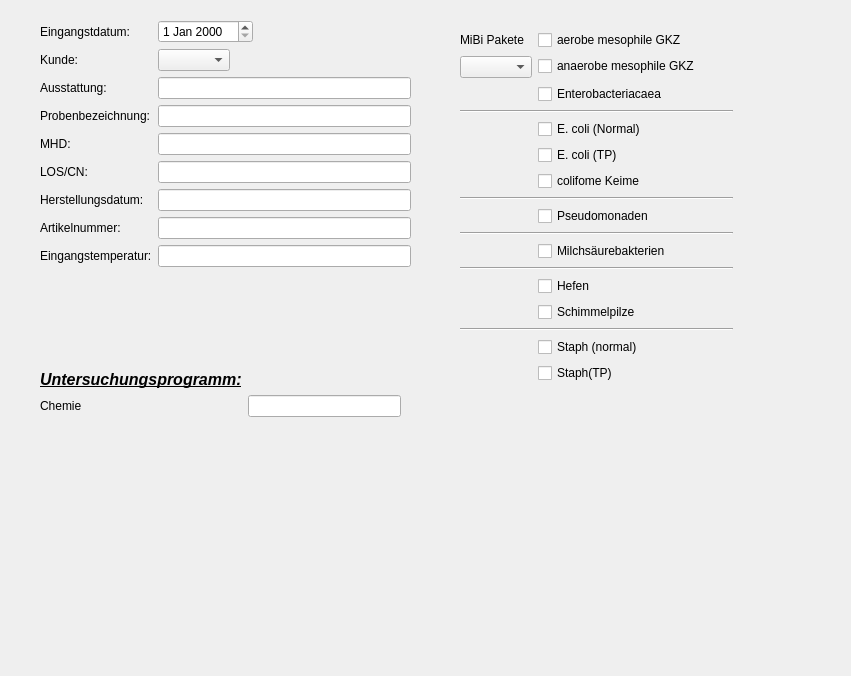
<?xml version="1.0" encoding="UTF-8"?>
<ui version="4.0">
 <class>Dialog</class>
 <widget class="QDialog" name="Dialog">
  <property name="geometry">
   <rect>
    <x>0</x>
    <y>0</y>
    <width>851</width>
    <height>676</height>
   </rect>
  </property>
  <property name="windowTitle">
   <string>Dialog</string>
  </property>
  <widget class="QWidget" name="formLayoutWidget">
   <property name="geometry">
    <rect>
     <x>40</x>
     <y>20</y>
     <width>371</width>
     <height>338</height>
    </rect>
   </property>
   <layout class="QFormLayout" name="formLayout">
    <property name="fieldGrowthPolicy">
     <enum>QFormLayout::ExpandingFieldsGrow</enum>
    </property>
    <item row="0" column="0">
     <widget class="QLabel" name="label">
      <property name="text">
       <string>Eingangstdatum:</string>
      </property>
     </widget>
    </item>
    <item row="0" column="1">
     <widget class="QDateEdit" name="eingangsDatum"/>
    </item>
    <item row="1" column="0">
     <widget class="QLabel" name="label_2">
      <property name="text">
       <string>Kunde:</string>
      </property>
     </widget>
    </item>
    <item row="1" column="1">
     <widget class="QComboBox" name="kundenAuswahl"/>
    </item>
    <item row="2" column="0">
     <widget class="QLabel" name="label_3">
      <property name="text">
       <string>Ausstattung:</string>
      </property>
     </widget>
    </item>
    <item row="2" column="1">
     <widget class="QLineEdit" name="ausstattung"/>
    </item>
    <item row="3" column="0">
     <widget class="QLabel" name="label_4">
      <property name="text">
       <string>Probenbezeichnung:</string>
      </property>
     </widget>
    </item>
    <item row="3" column="1">
     <widget class="QLineEdit" name="probenbezeichnung"/>
    </item>
    <item row="4" column="0">
     <widget class="QLabel" name="label_5">
      <property name="text">
       <string>MHD:</string>
      </property>
     </widget>
    </item>
    <item row="4" column="1">
     <widget class="QLineEdit" name="mhd"/>
    </item>
    <item row="5" column="0">
     <widget class="QLabel" name="label_6">
      <property name="text">
       <string>LOS/CN:</string>
      </property>
     </widget>
    </item>
    <item row="5" column="1">
     <widget class="QLineEdit" name="losNummer"/>
    </item>
    <item row="6" column="0">
     <widget class="QLabel" name="herstellungsdatum">
      <property name="text">
       <string>Herstellungsdatum:</string>
      </property>
     </widget>
    </item>
    <item row="6" column="1">
     <widget class="QLineEdit" name="lineEdit_2"/>
    </item>
    <item row="7" column="1">
     <widget class="QLineEdit" name="artikelnummer"/>
    </item>
    <item row="7" column="0">
     <widget class="QLabel" name="label_8">
      <property name="text">
       <string>Artikelnummer:</string>
      </property>
     </widget>
    </item>
    <item row="8" column="0">
     <widget class="QLabel" name="label_9">
      <property name="text">
       <string>Eingangstemperatur:</string>
      </property>
     </widget>
    </item>
    <item row="8" column="1">
     <widget class="QLineEdit" name="eingangstempertatur"/>
    </item>
   </layout>
  </widget>
  <widget class="QWidget" name="formLayoutWidget_2">
   <property name="geometry">
    <rect>
     <x>40</x>
     <y>370</y>
     <width>361</width>
     <height>211</height>
    </rect>
   </property>
   <layout class="QFormLayout" name="formLayout_2">
    <item row="0" column="0">
     <widget class="QLabel" name="label_7">
      <property name="font">
       <font>
        <pointsize>12</pointsize>
        <weight>75</weight>
        <italic>true</italic>
        <bold>true</bold>
        <underline>true</underline>
       </font>
      </property>
      <property name="text">
       <string>Untersuchungsprogramm:</string>
      </property>
     </widget>
    </item>
    <item row="3" column="0">
     <widget class="QLabel" name="chemieLabel">
      <property name="text">
       <string>Chemie</string>
      </property>
     </widget>
    </item>
    <item row="3" column="1">
     <widget class="QLineEdit" name="chemieLineEdit"/>
    </item>
   </layout>
  </widget>
  <widget class="QWidget" name="formLayoutWidget_3">
   <property name="geometry">
    <rect>
     <x>460</x>
     <y>30</y>
     <width>273</width>
     <height>387</height>
    </rect>
   </property>
   <layout class="QFormLayout" name="formLayout_3">
    <property name="fieldGrowthPolicy">
     <enum>QFormLayout::ExpandingFieldsGrow</enum>
    </property>
    <item row="0" column="0">
     <widget class="QLabel" name="label_10">
      <property name="text">
       <string>MiBi Pakete</string>
      </property>
     </widget>
    </item>
    <item row="0" column="1">
     <widget class="QCheckBox" name="checkBox">
      <property name="text">
       <string>aerobe mesophile GKZ</string>
      </property>
     </widget>
    </item>
    <item row="1" column="0">
     <widget class="QComboBox" name="mibiPakete"/>
    </item>
    <item row="1" column="1">
     <widget class="QCheckBox" name="checkBox_2">
      <property name="text">
       <string>anaerobe mesophile GKZ</string>
      </property>
     </widget>
    </item>
    <item row="2" column="1">
     <widget class="QCheckBox" name="checkBox_3">
      <property name="text">
       <string>Enterobacteriacaea</string>
      </property>
     </widget>
    </item>
    <item row="3" column="0" colspan="2">
     <widget class="Line" name="line">
      <property name="orientation">
       <enum>Qt::Horizontal</enum>
      </property>
     </widget>
    </item>
    <item row="4" column="1">
     <widget class="QCheckBox" name="checkBox_4">
      <property name="text">
       <string>E. coli (Normal)</string>
      </property>
     </widget>
    </item>
    <item row="5" column="1">
     <widget class="QCheckBox" name="checkBox_5">
      <property name="text">
       <string>E. coli (TP)</string>
      </property>
     </widget>
    </item>
    <item row="6" column="1">
     <widget class="QCheckBox" name="checkBox_6">
      <property name="text">
       <string>colifome Keime</string>
      </property>
     </widget>
    </item>
    <item row="7" column="0" colspan="2">
     <widget class="Line" name="line_2">
      <property name="orientation">
       <enum>Qt::Horizontal</enum>
      </property>
     </widget>
    </item>
    <item row="8" column="1">
     <widget class="QCheckBox" name="checkBox_7">
      <property name="text">
       <string>Pseudomonaden</string>
      </property>
     </widget>
    </item>
    <item row="9" column="0" colspan="2">
     <widget class="Line" name="line_3">
      <property name="orientation">
       <enum>Qt::Horizontal</enum>
      </property>
     </widget>
    </item>
    <item row="10" column="1">
     <widget class="QCheckBox" name="checkBox_8">
      <property name="text">
       <string>Milchsäurebakterien</string>
      </property>
     </widget>
    </item>
    <item row="12" column="1">
     <widget class="QCheckBox" name="checkBox_9">
      <property name="text">
       <string>Hefen</string>
      </property>
     </widget>
    </item>
    <item row="13" column="1">
     <widget class="QCheckBox" name="checkBox_10">
      <property name="text">
       <string>Schimmelpilze</string>
      </property>
     </widget>
    </item>
    <item row="15" column="1">
     <widget class="QCheckBox" name="checkBox_11">
      <property name="text">
       <string>Staph (normal)</string>
      </property>
     </widget>
    </item>
    <item row="16" column="1">
     <widget class="QCheckBox" name="checkBox_12">
      <property name="text">
       <string>Staph(TP)</string>
      </property>
     </widget>
    </item>
    <item row="11" column="0" colspan="2">
     <widget class="Line" name="line_4">
      <property name="orientation">
       <enum>Qt::Horizontal</enum>
      </property>
     </widget>
    </item>
    <item row="14" column="0" colspan="2">
     <widget class="Line" name="line_5">
      <property name="orientation">
       <enum>Qt::Horizontal</enum>
      </property>
     </widget>
    </item>
   </layout>
  </widget>
 </widget>
 <resources/>
 <connections/>
</ui>
